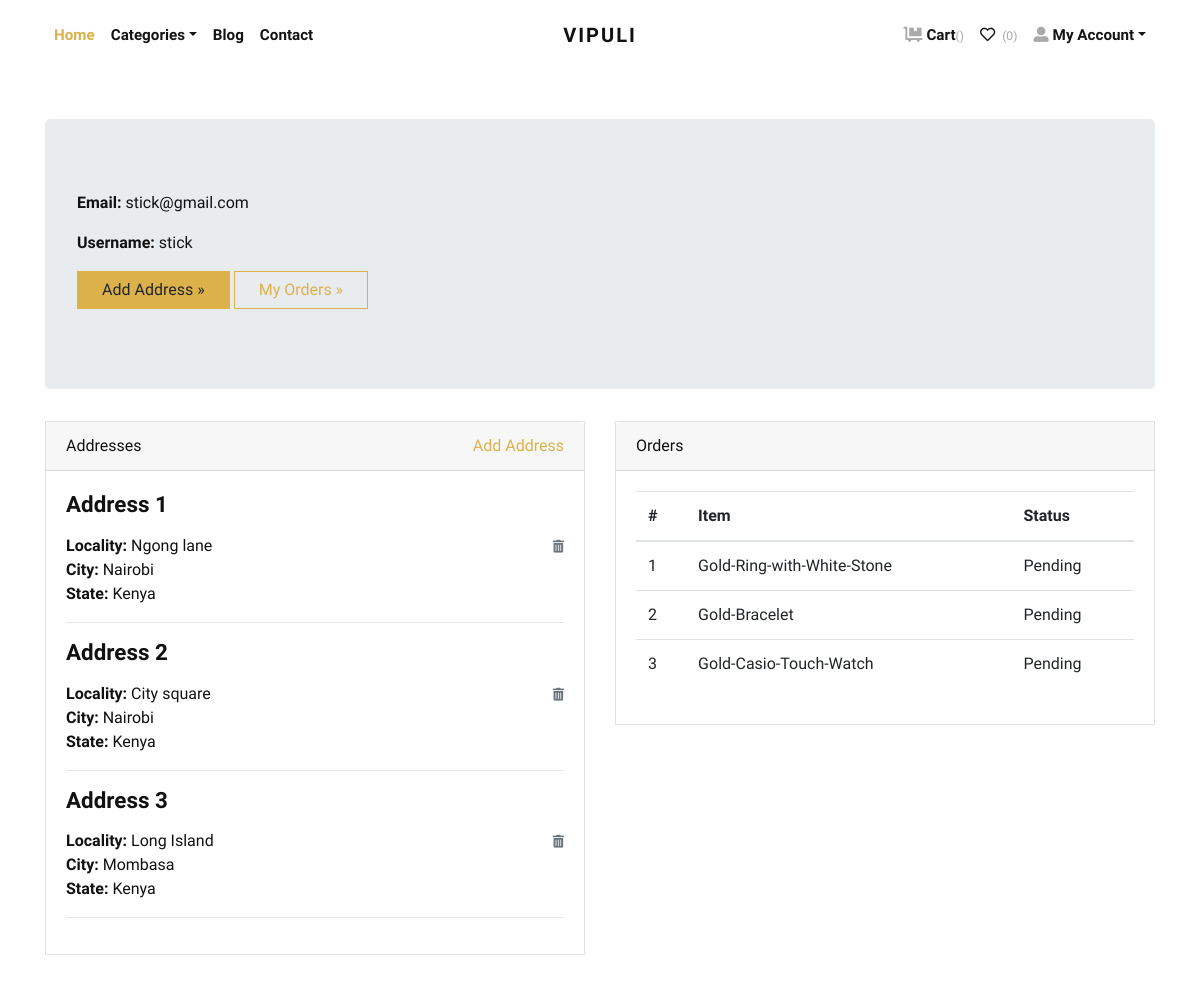
/accounts/profile/ (signed in), run on the app's committed database.
### store/models.py (models this page shows, shortened)
class Address(models.Model):
    user = models.ForeignKey(User, verbose_name="User", on_delete=models.CASCADE)
    locality = models.CharField(max_length=150, verbose_name="Nearest Location")
    city = models.CharField(max_length=150, verbose_name="City")
    state = models.CharField(max_length=150, verbose_name="State")

class Order(models.Model):
    user = models.ForeignKey(User, verbose_name="User", on_delete=models.CASCADE)
    address = models.ForeignKey(Address, verbose_name="Shipping Address", on_delete=models.CASCADE)
    product = models.ForeignKey(Product, verbose_name="Product", on_delete=models.CASCADE)
    quantity = models.PositiveIntegerField(verbose_name="Quantity")
    ordered_date = models.DateTimeField(auto_now_add=True, verbose_name="Ordered Date")
    status = models.CharField(
        choices=STATUS_CHOICES,
        max_length=50,
        default="Pending"
        )

class Product(models.Model):
    title = models.CharField(max_length=150, verbose_name="Product Title")
    slug = models.SlugField(max_length=160, verbose_name="Product Slug")
    sku = models.CharField(max_length=255, unique=True, verbose_name="Unique Product ID (SKU)")
    short_description = models.TextField(verbose_name="Short Description")
    detail_description = models.TextField(blank=True, null=True, verbose_name="Detail Description")
    product_image = models.ImageField(upload_to='product', blank=True, null=True, verbose_name="Product Image")
    price = models.DecimalField(max_digits=8, decimal_places=2)
    category = models.ForeignKey(Category, verbose_name="Product Categoy", on_delete=models.CASCADE)
    is_active = models.BooleanField(verbose_name="Is Active?")
    is_featured = models.BooleanField(verbose_name="Is Featured?")
    created_at = models.DateTimeField(auto_now_add=True, verbose_name="Created Date")
    updated_at = models.DateTimeField(auto_now=True, verbose_name="Updated Date")
    class Meta:
        verbose_name_plural = 'Products'
        ordering = ('-created_at', )

### store/views.py (the view)
# urls.py: path('accounts/profile/', views.profile, name="profile"),
@login_required
def profile(request):
    addresses = Address.objects.filter(user=request.user)
    orders = Order.objects.filter(user=request.user)
    return render(request, 'account/profile.html', {'addresses':addresses, 'orders':orders})

### templates/account/profile.html (shortened to what this page needs)
{% extends 'base.html' %}
{% load static %}
    {% block content %}
      <div class="container py-5">
        <div class="jumbotron">
          <p><strong>Email:</strong> {{request.user.email}}</p>
          <p><strong>Username:</strong> {{request.user.username}}</p>
          <p><a class="btn btn-primary btn-large" href="{% url 'store:add-address' %}">Add Address »</a> <a class="btn btn-outline-primary btn-large" href="#">My Orders »</a></p>
        </div>
        <div class="row">
          <div class="col-lg-6">
            <div class="card mb-4" id="headings">
              <div class="card-header">Addresses <span class="float-right"><a href="{% url 'store:add-address' %}">Add Address</a></span></div>
              <div class="card-body">
                {% if addresses %}
                    {% for address in addresses %}
                        <h4 class="mb-3">Address {{forloop.counter}}</h4>
                        <span class="float-right"><a href="{% url 'store:remove-address' address.id %}"><i class="fas fa-trash-alt small text-muted"></i></a></span>
                        <p>
                            <strong>Locality: </strong>{{address.locality}} <br>
                            <strong>City: </strong>{{address.city}} <br>
                            <strong>State: </strong>{{address.state}} <br>
                        </p>
                        <hr>
                    {% endfor %}
                {% else %}
                <div class="text-danger">
                  Address not Added.
                </div>
                {% endif %}
              </div>
            </div>
          </div>
          <div class="col-lg-6">
            <div class="card mb-4" id="tables">
              <div class="card-header">Orders</div>
              <div class="card-body">
                <table class="table table-hover">
                  <thead>
                    <tr>
                      <th>#</th>
                      <th>Item</th>
                      <th>Status</th>
                    </tr>
                  </thead>
                  <tbody>
                    {% if orders %}
                      {% for order in orders %}
                        <tr>
                          <td>{{forloop.counter}}</td>
                          <td>{{order.product.title}}</td>
                          <td>
                            {{order.status}}
                          </td>
                        </tr>
                      {% endfor %}
                    {% else %}
                    <tr>
                      <td class="text-danger" colspan="3">You've not Ordered anything yet.</td>
                    </tr>
                    {% endif %}
                  </tbody>
                </table>
              </div>
            </div>
          </div>
        </div>
      </div>
{% endblock content %}

### jewelryshop/static/css/style.default.css (style rules this page uses)
strong { font-weight: 700; }
.btn { font-weight: 400; border: 1px solid transparent; font-family: inherit; padding: 0.375rem 1.5rem; font-size: 1rem; line-height: 1.5; border-radius: 0; transition: color 0.15s ease-in-out, background-color 0.15s ease-in-out, border-color 0.15s ease-in-out, box-shadow 0.15s ease-in-out; }
.btn-primary { color: #212529; background-color: #dcb14a; border-color: #dcb14a; }
.btn-outline-primary { color: #dcb14a; background-color: transparent; background-image: none; border-color: #dcb14a; }
body { font-family: "Libre Franklin", sans-serif; font-size: 1rem; font-weight: 400; line-height: 1.5; color: #111111; background-color: #fff; }
a { color: #dcb14a; text-decoration: none; }
h1, h2, h3, h4, h5, h6, .h1, .h2, .h3, .h4, .h5, .h6 { margin-bottom: 0.5rem; font-family: inherit; font-weight: 900; line-height: 1.2; color: inherit; }
h4, .h4 { font-size: 1.4rem; }
hr { border-top: 1px solid rgba(17, 17, 17, 0.1); }
small, .small { font-size: 80%; font-weight: 400; }
.card { background-color: #fff; border: 1px solid rgba(17, 17, 17, 0.125); border-radius: 0; }
.card-body { padding: 1.25rem; }
.card-header { padding: 0.75rem 1.25rem; background-color: rgba(17, 17, 17, 0.03); border-bottom: 1px solid rgba(17, 17, 17, 0.125); }
.card-header:first-child { border-radius: calc(0 - 1px) calc(0 - 1px) 0 0; }

### data on the page
Address: locality "Ngong lane", city "Nairobi", state "Kenya"
Address: locality "City square", city "Nairobi", state "Kenya"
Address: locality "Long Island", city "Mombasa", state "Kenya"
Order: product "Gold-Ring-with-White-Stone", status "Pending"
Order: product "Gold-Bracelet", status "Pending"
Order: product "Gold-Casio-Touch-Watch", status "Pending"

### other printed values
{{ request.user.email }} "stick@gmail.com"
{{ request.user.username }} "stick"
